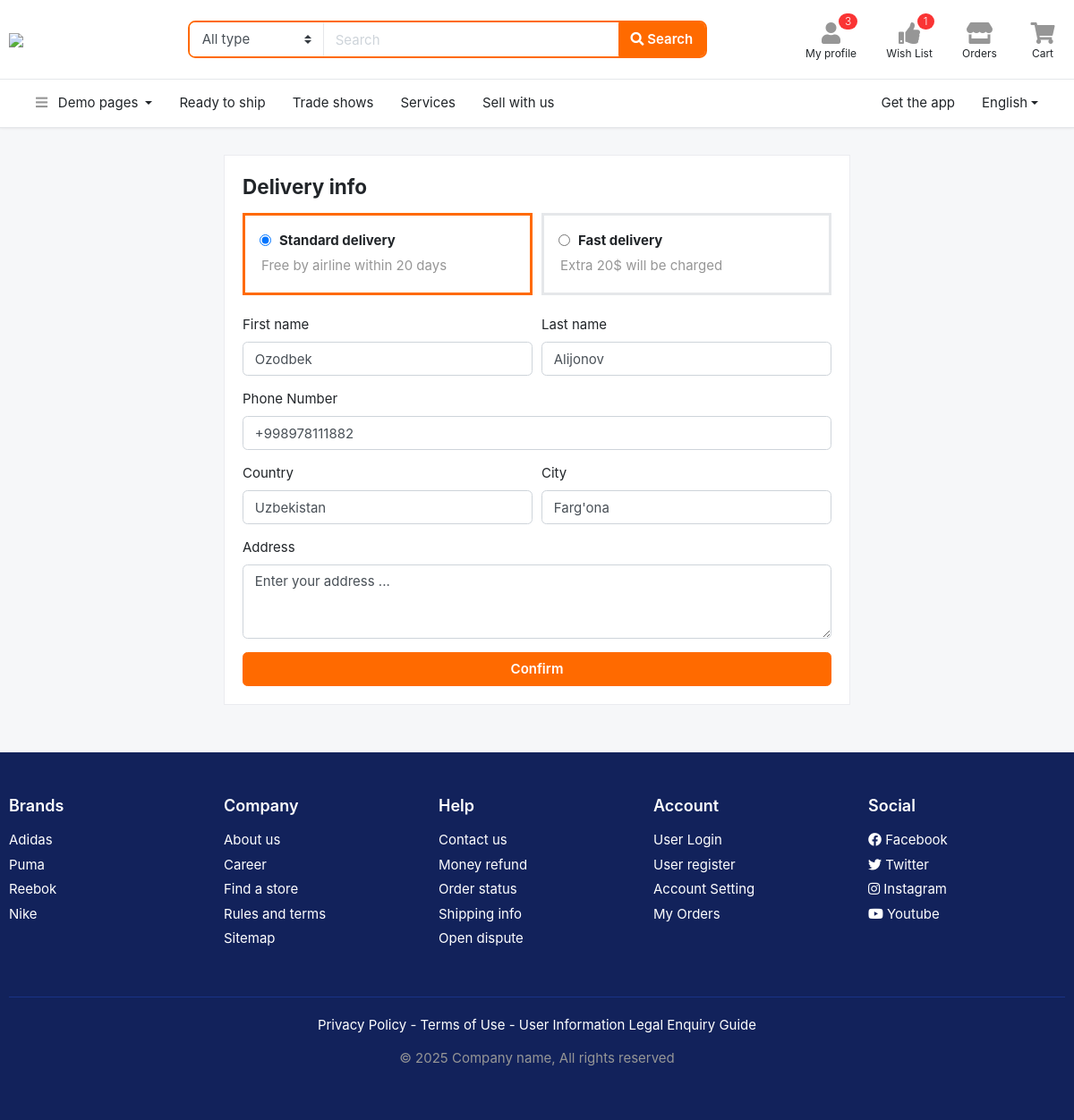
Page /order/ (signed in) on the committed database.
### users/models.py (models this page shows, shortened)
class User(AbstractUser):
    class GENDER(models.TextChoices):
        MALE = 'male', 'male'
        FEMALE = 'female', 'female'
    phone = models.CharField(max_length=13)
    gender = models.CharField(max_length=10, choices=GENDER.choices, blank=True, null=True)
    city = models.CharField(max_length=50, blank=True, null=True)
    country = models.CharField(max_length=50, blank=True, null=True)
    confirmation_code = models.CharField(max_length=6, blank=True, null=True)
    confirmed = models.BooleanField(default=False)

### order/views.py (the view, shortened to what this page needs)
# urls.py: path('', OrderView.as_view(), name='order'),
class OrderView(LoginRequiredMixin, View):
    def get(self, request):
        return render(request, 'order.html')

### templates/order.html (shortened to what this page needs)
{% extends 'base.html' %}
{% block content %}
<section class="section-content padding-y">
    <div class="container" style="max-width: 720px;">
        <div class="card mb-4">
            <form class="card-body" method="post">
                <h4 class="card-title mb-3">Delivery info</h4>
                <div class="form-row">
                    <div class="form-group col-sm-6">
                        <label class="js-check box active">
                            <input type="radio" name="delivery_type" value="Standard" checked>
                            <h6 class="title">Standard delivery</h6>
                            <p class="text-muted">Free by airline within 20 days</p>
                        </label>
                    </div>
                    <div class="form-group col-sm-6">
                        <label class="js-check box">
                            <input type="radio" name="delivery_type" value="Fast">
                            <h6 class="title">Fast delivery</h6>
                            <p class="text-muted">Extra 20$ will be charged </p>
                        </label>
                    </div>
                </div>
                <div class="form-row">
                    <div class="col form-group">
                        <label>First name</label>
                        <input type="text" name="first_name" class="form-control" value="{{ request.user.first_name }}">
                    </div>
                    <div class="col form-group">
                        <label>Last name</label>
                        <input type="text" class="form-control" value="{{ request.user.last_name }}">
                    </div>
                </div>
                <div class="form-row">
                    <div class="col form-group">
                        <label>Phone Number</label>
                        <input type="text" name="phone_number" class="form-control" value="{{ request.user.phone }}">
                    </div>
                </div>
                <div class="form-row">
                    <div class="form-group col-md-6">
                        <label>Country</label>
                        <input type="text" name="county" class="form-control" value="{{ request.user.country }}">
                    </div>
                    <div class="form-group col-md-6">
                        <label>City</label>
                        <input type="text" name="city" class="form-control" value="{{ request.user.city }}">
                    </div>
                </div>
                <div class="form-group">
                    <label>Address</label>
                    <textarea class="form-control" name="address" rows="3">Enter your address ...</textarea>
                </div>
                <button class="subscribe btn btn-primary btn-block" type="submit"> Confirm</button>
            </form>
        </div>
    </div>
</section>
{% endblock %}

### templates/base.html (shortened to what this page needs)
<!DOCTYPE HTML>
{% load static %}
<html lang="en">
<head>
<link href="/static/css/bootstrap.css?v=2.0" rel="stylesheet" type="text/css"/>
<link href="/static/fonts/fontawesome/css/all.min.css?v=2.0" type="text/css" rel="stylesheet">
<link href="/static/css/ui.css?v=2.0" rel="stylesheet" type="text/css"/>
<link href="/static/css/responsive.css?v=2.0" rel="stylesheet" type="text/css" />
</head>
<body>
<header class="section-header">
<section class="header-main border-bottom">
	<div class="container">
		<div class="row align-items-center">
			<div class="col-xl-2 col-lg-3 col-md-12">
				<a href="{% url 'home' %}" class="brand-wrap">
					<img class="logo" src="/static/images/log.jpg">
				</a>
			</div>
			<div class="col-xl-6 col-lg-5 col-md-6">
				<form action="#" class="search-header">
					<div class="input-group w-100">
						<select class="custom-select border-right"  name="category_name">
								<option value="">All type</option><option value="codex">Special</option>
						</select>
					    <input type="text" class="form-control" placeholder="Search">
					    <div class="input-group-append">
					      <button class="btn btn-primary" type="submit">
					        <i class="fa fa-search"></i> Search
					      </button>
					    </div>
				    </div>
				</form>
			</div>
			<div class="col-xl-4 col-lg-4 col-md-6">
				<div class="widgets-wrap float-md-right">
					<div class="widget-header mr-3">
						<a href="{% url 'profile' %}" class="widget-view">
							<div class="icon-area">
								<i class="fa fa-user"></i>
								<span class="notify">3</span>
							</div>
							<small class="text"> My profile </small>
						</a>
					</div>
					<div class="widget-header mr-3">
						<a href="{% url 'wishlist' %}" class="widget-view">
							<div class="icon-area">
								<i class="fa fa-thumbs-up"></i>
								<span class="notify">{{ request.user.favorite_set.count }}</span>
							</div>
							<small class="text"> Wish List </small>
						</a>
					</div>
					<div class="widget-header mr-3">
						<a href="{% url 'orders' %}" class="widget-view">
							<div class="icon-area">
								<i class="fa fa-store"></i>
							</div>
							<small class="text"> Orders </small>
						</a>
					</div>
					<div class="widget-header">
						<a href="{% url 'my-cart' %}" class="widget-view">
							<div class="icon-area">
								<i class="fa fa-shopping-cart"></i>
							</div>
							<small class="text"> Cart </small>
						</a>
					</div>
				</div>
			</div>
		</div>
	</div>
</section>
<nav class="navbar navbar-main navbar-expand-lg border-bottom">
<div class="container">
	<div class="collapse navbar-collapse" id="main_nav">
	<ul class="navbar-nav">
		<li class="nav-item dropdown">
			<a class="nav-link dropdown-toggle" data-toggle="dropdown" href="#"> <i class="fa fa-bars text-muted mr-2"></i> Demo pages </a>
		</li>
		<li class="nav-item">
			<a class="nav-link" href="">Ready to ship</a>
		</li>
		<li class="nav-item">
		<a class="nav-link" href="#">Trade shows</a>
		</li>
		<li class="nav-item">
		<a class="nav-link" href="#">Services</a>
		</li>
		<li class="nav-item">
		<a class="nav-link" href="#">Sell with us</a>
		</li>
	</ul>
	<ul class="navbar-nav ml-md-auto">
			<li class="nav-item">
			<a class="nav-link" href="#">Get the app</a>
		</li>
		<li class="nav-item dropdown">
			<a class="nav-link dropdown-toggle" href="http://example.com" data-toggle="dropdown">English</a>
		</li>
		</ul>
	</div>
</div>
</nav>
</header>
{% block content %} {% endblock %}
<footer class="section-footer bg-secondary">
	<div class="container">
		<section class="footer-top padding-y-lg text-white">
			<div class="row">
				<aside class="col-md col-6">
					<h6 class="title">Brands</h6>
					<ul class="list-unstyled">
						<li> <a href="#">Adidas</a></li>
						<li> <a href="#">Puma</a></li>
						<li> <a href="#">Reebok</a></li>
						<li> <a href="#">Nike</a></li>
					</ul>
				</aside>
				<aside class="col-md col-6">
					<h6 class="title">Company</h6>
					<ul class="list-unstyled">
						<li> <a href="#">About us</a></li>
						<li> <a href="#">Career</a></li>
						<li> <a href="#">Find a store</a></li>
						<li> <a href="#">Rules and terms</a></li>
						<li> <a href="#">Sitemap</a></li>
					</ul>
				</aside>
				<aside class="col-md col-6">
					<h6 class="title">Help</h6>
					<ul class="list-unstyled">
						<li> <a href="#">Contact us</a></li>
						<li> <a href="#">Money refund</a></li>
						<li> <a href="#">Order status</a></li>
						<li> <a href="#">Shipping info</a></li>
						<li> <a href="#">Open dispute</a></li>
					</ul>
				</aside>
				<aside class="col-md col-6">
					<h6 class="title">Account</h6>
					<ul class="list-unstyled">
						<li> <a href="#"> User Login </a></li>
						<li> <a href="#"> User register </a></li>
						<li> <a href="#"> Account Setting </a></li>
						<li> <a href="#"> My Orders </a></li>
					</ul>
				</aside>
				<aside class="col-md">
					<h6 class="title">Social</h6>
					<ul class="list-unstyled">
						<li><a href="#"> <i class="fab fa-facebook"></i> Facebook </a></li>
						<li><a href="#"> <i class="fab fa-twitter"></i> Twitter </a></li>
						<li><a href="#"> <i class="fab fa-instagram"></i> Instagram </a></li>
						<li><a href="#"> <i class="fab fa-youtube"></i> Youtube </a></li>
					</ul>
				</aside>
			</div>
		</section>
		<section class="footer-bottom text-center">
				<p class="text-white">Privacy Policy - Terms of Use - User Information Legal Enquiry Guide</p>
				<p class="text-muted"> &copy 2025 Company name, All rights reserved </p>
				<br>
		</section>
	</div>
</footer>
</body>
</html>

### static/css/ui.css (style rules this page uses)
html { font-family:'Inter', sans-serif;font-size:15px }
.padding-y { padding-top:30px;padding-bottom:30px }
.padding-y-lg { padding-top:48px;padding-bottom:48px }
article:after,.form-group:after { display:block;clear:both;content:"" }
p:last-child { margin-bottom:0 }
.section-header { background-color:#fff;-webkit-box-shadow:0 0 3px rgba(51,51,51,0.15);box-shadow:0 0 3px rgba(51,51,51,0.15) }
.header-main { position:relative;padding-top:1rem;padding-bottom:1rem }
.brand-wrap .logo,.navbar-brand .logo { margin-right:7px;max-height:34px;display:inline-block }
.search-header { border:2px solid #ff6a00;border-radius:.55rem }
.search-header .form-control,.search-header .custom-select { border-color:transparent }
.search-header select { -ms-flex-preferred-size:150px !important;flex-basis:150px !important;-webkit-box-flex:0 !important;-ms-flex-positive:0 !important;flex-grow:0 !important }
.widget-header { display:inline-block;vertical-align:middle;position:relative }
.widget-header .widget-view { padding:5px 7px;display:inline-block;position:relative;text-align:center }
.widget-header .icon-area { font-size:24px;display:inline-block;width:36px;height:30px;color:#969696 }
.widget-header .icon-area .notify { position:absolute;top:0px;right:8% }
.widget-header .text { max-width:80px;overflow:hidden;text-overflow:ellipsis;white-space:nowrap;display:block;line-height:1.2 }
.widget-header a { color:#212529 }
.section-footer ul li { margin-bottom:5px }
.section-footer ul a { color:inherit }
.section-footer .title { font-weight:600;margin-bottom:16px;font-size:18px }
.footer-bottom { padding-top:20px;padding-bottom:20px;border-top:1px solid #1a3286 }
[class*="list-"] li:after { visibility:hidden;display:block;content:"";overflow:hidden;height:0;clear:both }
.notify { position:absolute;top:-4px;right:-10px;display:inline-block;padding:.25em .6em;font-size:12px;line-height:1;text-align:center;font-weight:300;border-radius:3rem;color:#fff;background-color:#fa3434 }
.box { padding:18px;background:#fff;border:1px solid #e5e7ea }
.js-check { position:relative }
.js-check .title { margin-left:20px }
.js-check input { position:absolute;top:21px;left:16px }
.js-check.active { border-color:#ff6a00 }
.js-check.box { width:100%;border-width:3px }
body { background-color:#f6f7f9 }

### rows in the picture
User: user.favorite_set.count "1", first_name "Ozodbek", user.last_name "Alijonov", phone_number "+998978111882", county "Uzbekistan", city "Farg'ona"
